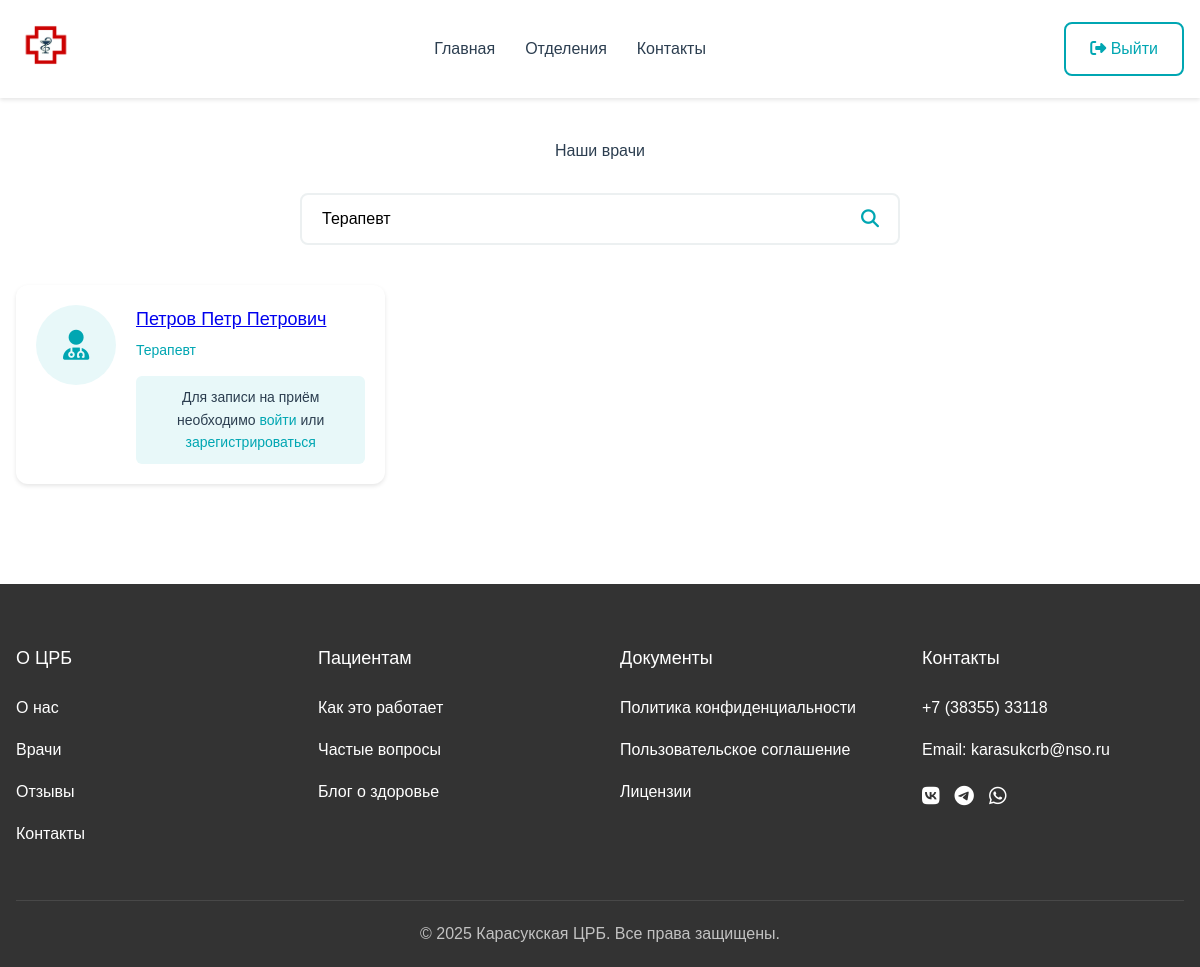
Before: /doctors.php?search=Терапевт with the older database file.
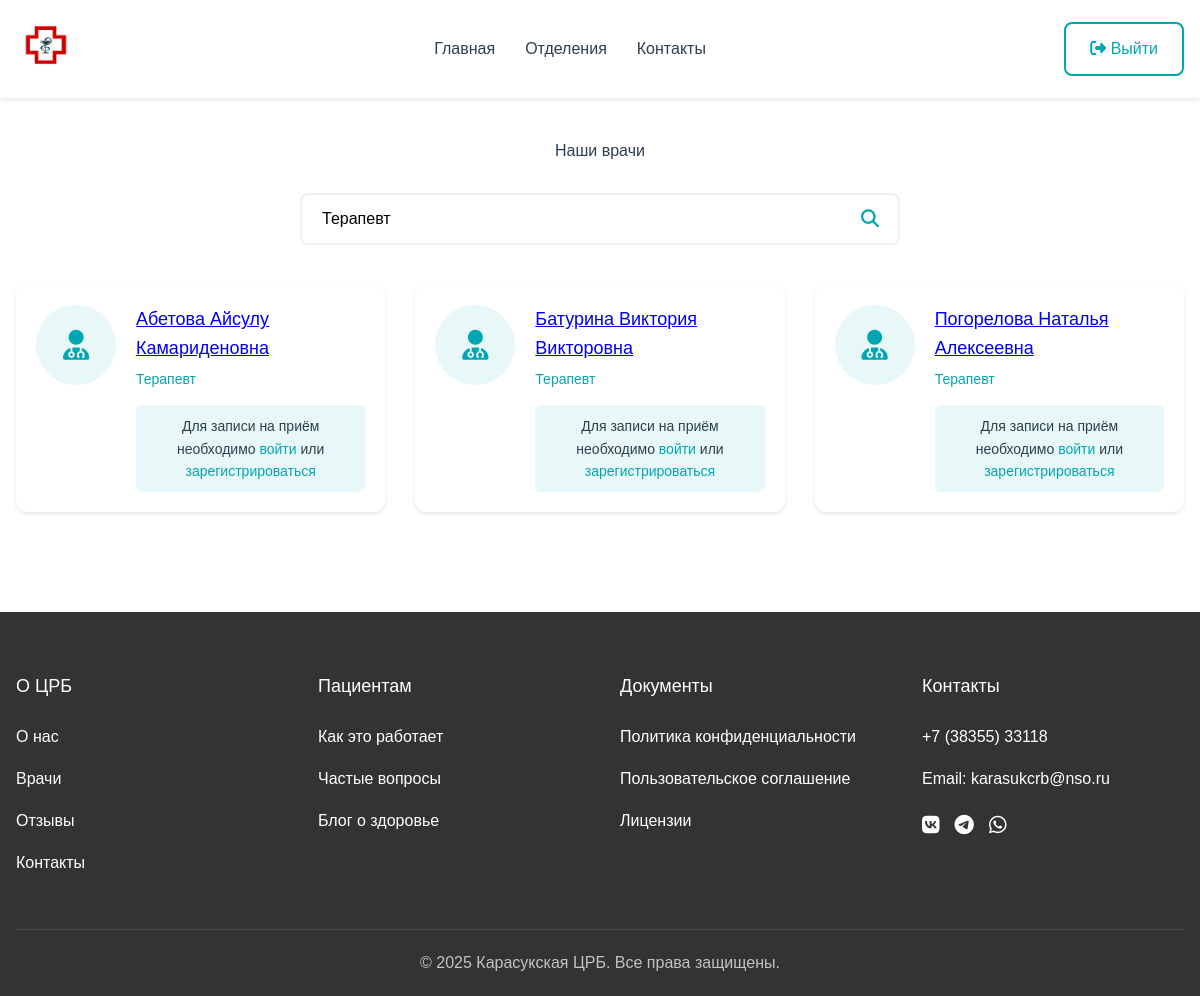
After: the same page with the newer database file.
### tables this page shows
CREATE TABLE `users` (
  `id` int(11) NOT NULL,
  `name` varchar(256) NOT NULL,
  `surname` varchar(256) NOT NULL,
  `patronymic` varchar(256) DEFAULT NULL,
  `email` varchar(256) NOT NULL,
  `phone` varchar(256) NOT NULL,
  `password` varchar(256) NOT NULL,
  `agree` tinyint(1) NOT NULL DEFAULT 0,
  `api_token` varchar(256) DEFAULT NULL,
  `type` varchar(20) DEFAULT 'patient',
  `specialization` varchar(256) DEFAULT NULL,
  `created_at` timestamp NOT NULL DEFAULT current_timestamp()
);

### doctors.php (the view, shortened to what this page needs)
<?php
include_once('api/db.php');
$search = isset($_GET['search']) ? trim($_GET['search']) : '';
$sql = "
    SELECT id, name, surname, patronymic, specialization
    FROM users
    WHERE type = 'doctor'
";
if (!empty($search)) {
    $sql .= " AND (
        CONCAT(surname, ' ', name, ' ', COALESCE(patronymic, '')) LIKE ?
        OR specialization LIKE ?
    )";
}
$sql .= " ORDER BY surname, name";
$stmt = $db->prepare($sql);
if (!empty($search)) {
    $searchParam = "%{$search}%";
    $stmt->execute([$searchParam, $searchParam]);
} else {
    $stmt->execute();
}
$doctors = $stmt->fetchAll();
?>
<!DOCTYPE html>
<html lang="ru">
<head>
    <link rel="stylesheet" href="styles/settings.css">
    <link rel="stylesheet" href="styles/pages/doctors.css">
    <link rel="stylesheet" href="https://cdnjs.cloudflare.com/ajax/libs/font-awesome/6.5.1/css/all.min.css">
</head>
<body>
     <header class="header">
        <div class="container">
            <div class="header__wrapper">
                <div class="logo">
                    <a href="index.php">
                        <img src="img/logo2.png" alt="Логотип ЦРБ">
                    </a>
                </div>
                <nav class="main-nav">
                    <ul class="main-nav__list">
                        <li><a href="index.php">Главная</a></li>
                        <li><a href="departments.php">Отделения</a></li>
                        <li><a href="contacts.php">Контакты</a></li>
                    </ul>
                </nav>
                <div class="auth-buttons">
                    <a href="api/logout.php" class="btn btn--secondary">
                        <i class="fas fa-sign-out-alt"></i> Выйти
                    </a>
                </div>
            </div>
        </div>
    </header>
    <main class="container">
        <section class="doctors-section">
            <h1>Наши врачи</h1>
            <form class="search-form" action="" method="GET">
                <div class="search-wrapper">
                    <input type="text"
                           name="search"
                           value="<?= htmlspecialchars($search) ?>"
                           placeholder="Поиск по ФИО или специализации"
                           class="search-input">
                    <button type="submit" class="search-button">
                        <i class="fas fa-search"></i>
                    </button>
                </div>
            </form>
            <div class="doctors-grid">
                <?php if (empty($doctors)): ?>
                    <div class="no-results">
                        <p>По вашему запросу ничего не найдено</p>
                    </div>
                <?php else: ?>
                    <?php foreach ($doctors as $doctor): ?>
                        <div class="doctor-card">
                            <div class="doctor-photo">
                                <i class="fas fa-user-md"></i>
                            </div>
                            <div class="doctor-info">
                                <h3>
                                    <a href="doctor.php?id=<?= $doctor['id'] ?>">
                                        <?= htmlspecialchars($doctor['surname'] . ' ' . $doctor['name'] . ' ' . $doctor['patronymic']) ?>
                                    </a>
                                </h3>
                                <p class="specialization"><?= htmlspecialchars($doctor['specialization']) ?></p>
                                <?php if (isset($_SESSION['token'])): ?>
                                    <a href="appointment.php?doctor_id=<?= $doctor['id'] ?>" class="btn btn--primary">Записаться на приём</a>
                                <?php else: ?>
                                    <div class="auth-prompt">
                                        <p>Для записи на приём необходимо
                                           <a href="login.php">войти</a> или
                                           <a href="register.php">зарегистрироваться</a>
                                        </p>
                                    </div>
                                <?php endif; ?>
                            </div>
                        </div>
                    <?php endforeach; ?>
                <?php endif; ?>
            </div>
        </section>
    </main>
    <?php include 'includes/footer.php'; ?>
</body>
</html>

Changed rows visible on the page:
removed users: surname+name+patronymic "Петров Петр Петрович", specialization "Терапевт"
added users: surname+name+patronymic "Абетова Айсулу Камариденовна", specialization "Терапевт"
added users: surname+name+patronymic "Батурина Виктория Викторовна", specialization "Терапевт"
added users: surname+name+patronymic "Погорелова Наталья Алексеевна", specialization "Терапевт"
